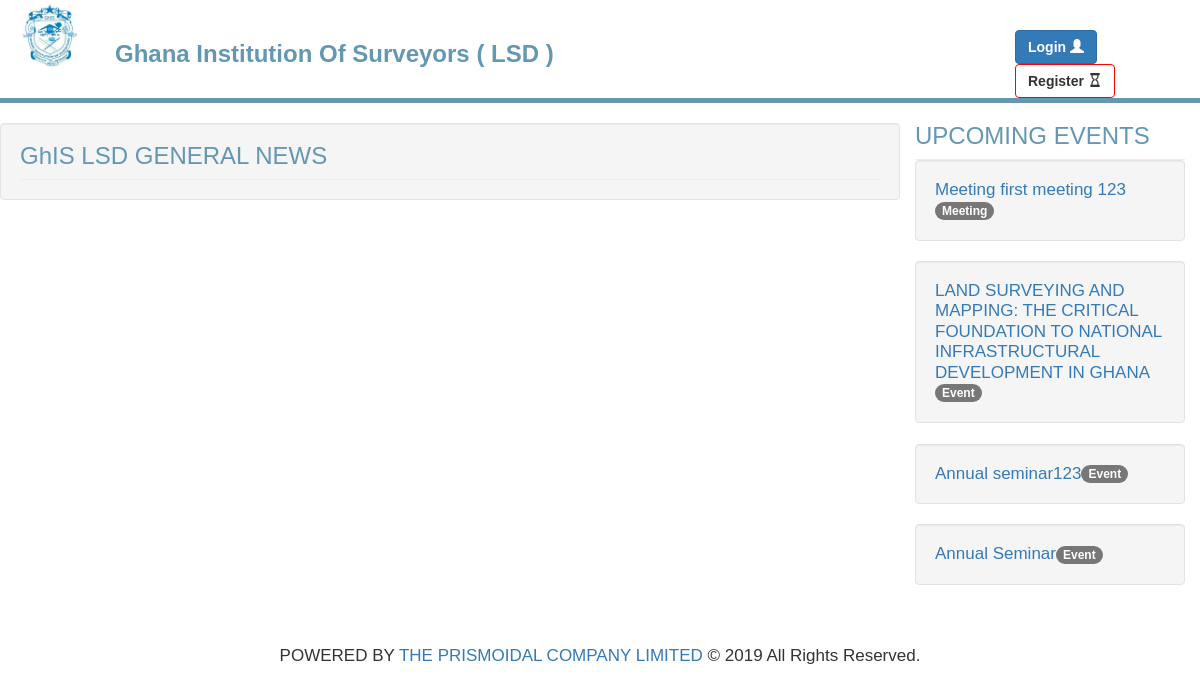
The page / on the database its author committed.
### tables this page shows
CREATE TABLE `events` (
  `events_id` int(11) NOT NULL,
  `event_type` varchar(50) NOT NULL,
  `events_theme` text NOT NULL,
  `event_venue` text NOT NULL,
  `event_fee` varchar(10) NOT NULL,
  `event_date_start` varchar(12) NOT NULL,
  `event_date_end` varchar(12) NOT NULL,
  `start_time` varchar(50) NOT NULL,
  `end_time` varchar(50) NOT NULL,
  `hotel_names` text NOT NULL,
  `hotel_prices` text NOT NULL,
  `division` varchar(20) NOT NULL,
  `user_id` int(11) NOT NULL,
  `record_hide` varchar(5) NOT NULL,
  `date_done` timestamp NOT NULL DEFAULT current_timestamp()
);

### pages/Classes/db/db.php (called while the page is built)
<?php
	class DbConnect{
		private $host = "localhost";
		private $dbname = "ghislsd_db";
		private $user = "root";
		private $password = "";
		public function connect(){
			try {
					$conn = new PDO("mysql:host=".$this->host."; dbname=".$this->dbname,$this->user,$this->password);
					$conn->setAttribute(PDO::ATTR_ERRMODE,PDO::ERRMODE_EXCEPTION);
					return $conn;
			} catch (PDOException $e) {
				echo "Database Error:".$e->getMessage();
			}
		}
	}
 ?>

### pages/Classes/Events.php (called while the page is built, shortened)
<?php
	class Events{
		private $dbConn;
		private $table= "events";
		public function __construct(){
			require_once("db/db.php");
			$db = new DbConnect();
			$this->dbConn = $db->connect();
		}
			function get_events_limit5(){
				$sql="SELECT * FROM $this->table ORDER BY events_id DESC ";
				$stmt = $this->dbConn->prepare($sql);
				if ($stmt->execute()) {
					$results= $stmt->fetchAll(PDO::FETCH_ASSOC);
					return $results;
				}
				else{
					die();
					}
			}
	}
 ?>

### index.php (the view, shortened to what this page needs)
<?php
  include("header.php");
?>
    <div class="row">
      <div class="col-md-9 well">
            <div class="page-header"><h3>GhIS LSD GENERAL NEWS</h3></div>
      </div>
      <div class="col-md-3">
        <div class="page-header"><h3>UPCOMING EVENTS</h3></div>
        <?php
            $objEvents = new Events;
            $events = $objEvents->get_events_limit5();
            foreach ($events as $event) {
                if ($event["event_type"] == "Event") {
                  echo "<div class='row well'><a id='viewEvent' href='generealRegister.php?data=".$event["events_id"]."'>"." ".$event["events_theme"]."</a><span class='badge'> Event</span></div><br />";
                }
                elseif ($event["event_type"] == "Meeting") {
                   echo "<div class='row well'><a id='viewMeeting' name=".$event["events_id"].">"." ".$event["events_theme"]."</a><span class='badge'> Meeting</span></div><br />";
                }
            }
        ?>
      </div>
    </div>
  </body>
</html>
<footer>
  <div class="container-fluid">
    <center>
      <p class="copyright">POWERED BY <a href="http://theprismoid.com/" target="_blank">THE PRISMOIDAL COMPANY LIMITED</a> &copy; <?php echo date('Y'); ?>  All Rights Reserved.</p>
    </center>
  </div>
</footer>

### login.css (style rules this page uses)
* { margin:0px !important; overflow-y: auto; overflow-x: hidden; }
body { margin:0; padding: 0px; font-family: Arial, "Helvetica Neue",Helvetica, sans-serif; font-size: 17px; line-height: 1.2; }
@media (min-width:768px) { body { margin-top: 50px; } }
.page-header { color: #6497b1; }

### rows shown on the page
events: events_theme "Meeting first meeting 123"
events: events_theme "LAND SURVEYING AND MAPPING: THE CRITICAL FOUNDATION TO NATIONAL INFRASTRUCTURAL DEVELOPMENT IN GHANA"
events: events_theme "Annual seminar123"
events: events_theme "Annual Seminar"
